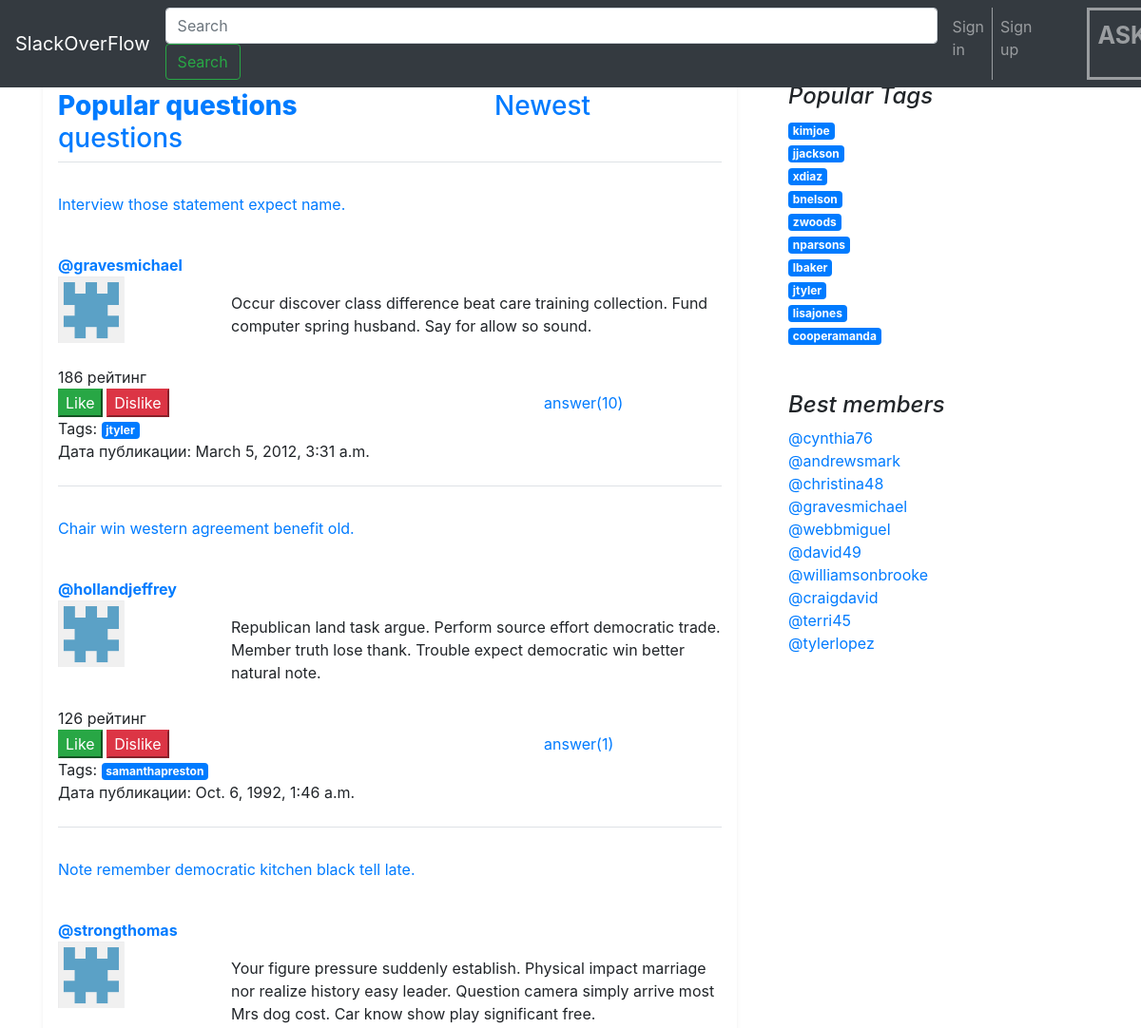
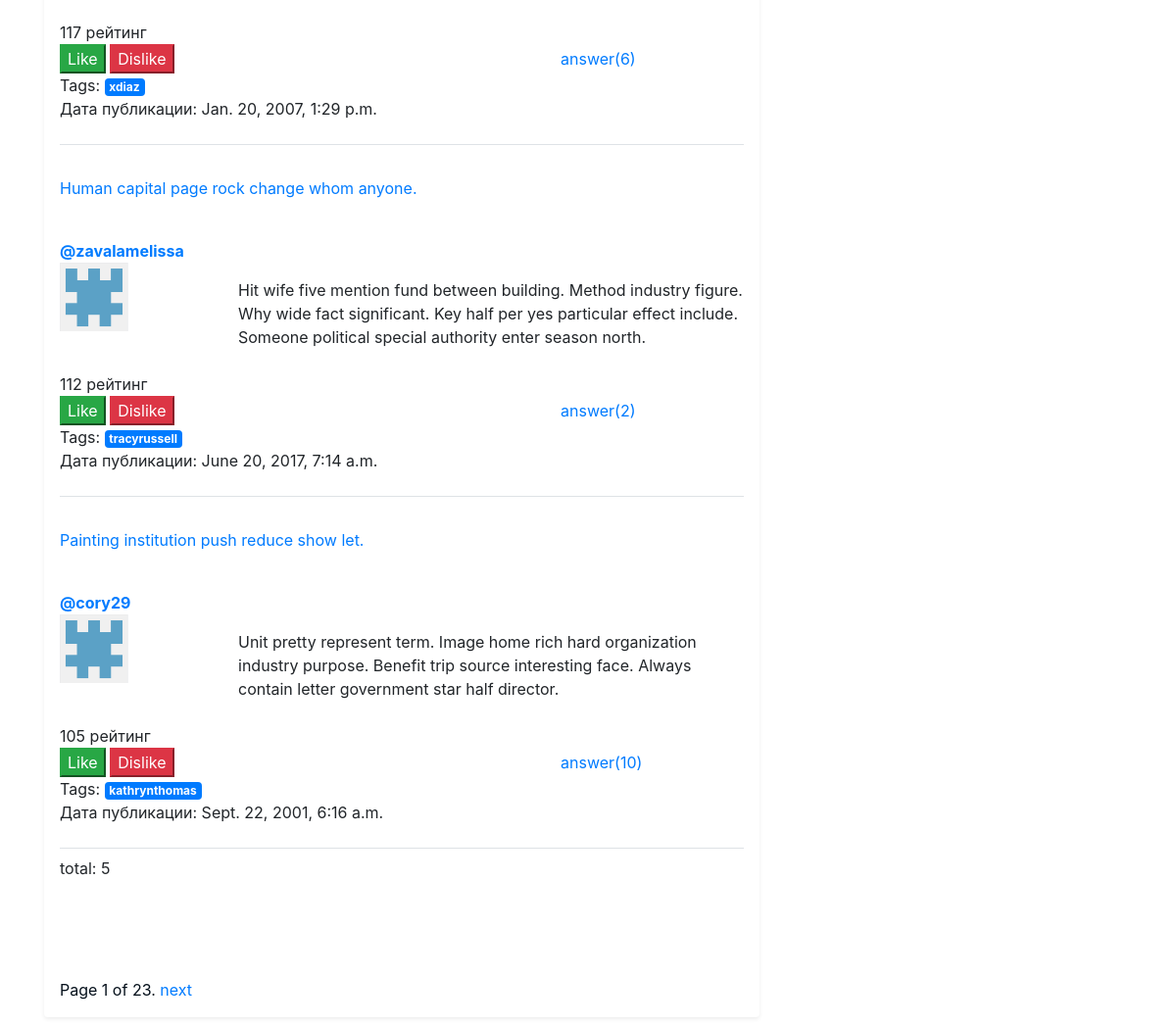
The app's page /main/, older data (2 pictures, top to bottom).
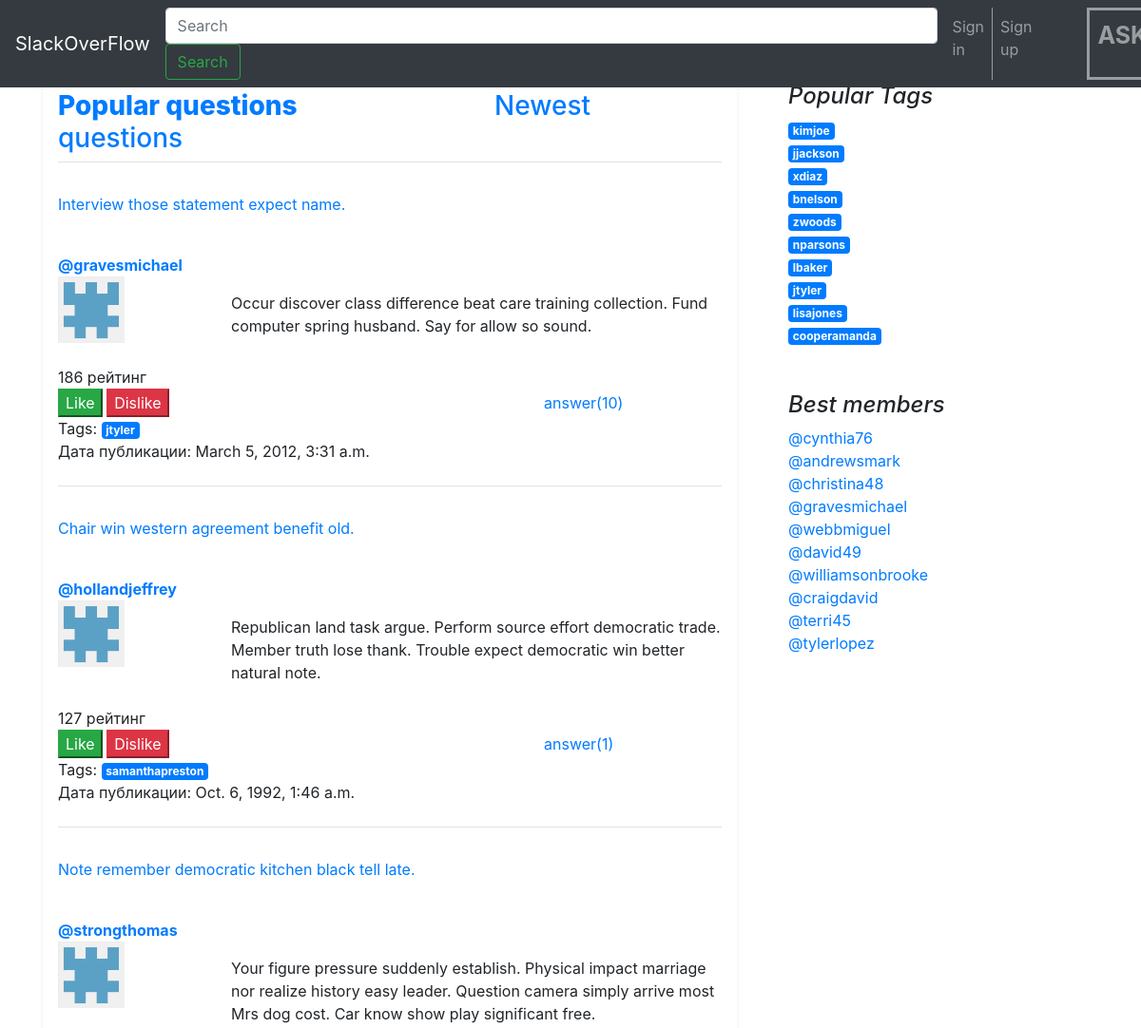
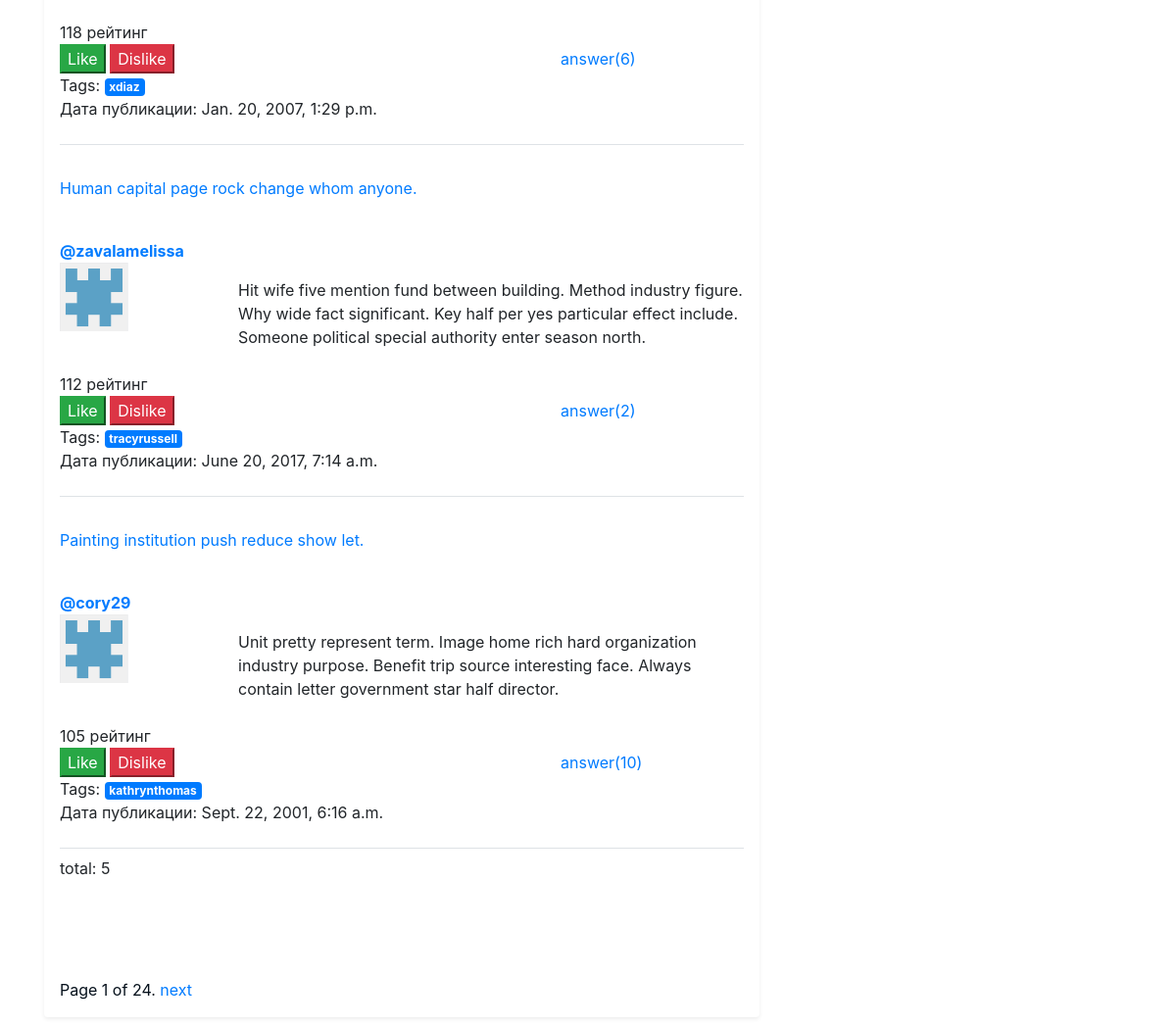
The same page, newer data (2 pictures, top to bottom).
### app/models.py (models this page shows, shortened)
class Question(models.Model):
    author = models.ForeignKey(Client, on_delete=models.CASCADE)
    title = models.CharField('Title question', max_length=200)
    text = models.TextField('Text question')
    tags = models.ManyToManyField(Tag, verbose_name="list of tags")
    rating = models.IntegerField('Rating question', default=0)
    dateTime = models.DateTimeField('Publication date')
    objects = QuestionManager()

class Client(models.Model):
    user = models.OneToOneField(
        User,
        on_delete=models.CASCADE,
    )
    avatar = models.ImageField(upload_to='avatars/', blank=True, null=True, verbose_name='Avatar')
    rating = models.IntegerField('rating user', default=0)
    objects = UserManager()
    def __str__(self):
        return self.user.username

### app/views.py (the view)
# urls.py: path('main/', views.main, name='main'),
def main(request):
    contact_list = Question.objects.hot()  # list(questionsNum.objects.hot())
    paginator = Paginator(contact_list, 5)  # По 2 на страницу
    tags = Tag.objects.best_tags()[0:10]
    users = Client.objects.best_members()[0:10]
    page = request.GET.get('page')
    try:
        questions = paginator.page(page)
    except PageNotAnInteger:
        questions = paginator.page(1)
    except EmptyPage:
        questions = paginator.page(paginator.num_pages)
    return render(request, 'main_page.html', {
        'questions': questions,
        'tags': tags,
        'users': users,
        'flag': 0,
    })

### app/models.py (called while the page is built)
    def best_members(self):
        return self.order_by('-rating')

    def best_tags(self):
        return self.order_by('-rating')

    def hot(self):
        return self.order_by('-rating')

    def __str__(self):
        return self.title

### Templates/main_page.html (shortened to what this page needs)
{% extends 'base.html' %}
{% block content %}
    <h3 class="border-bottom border-gray pb-2 mb-100">
        {% if flag == 0 %}
            <a href="/main/" style="font-variation-settings: &quot;opsz&quot; 20, &quot;GRAD&quot; 513.280029296875, &quot;YAXS&quot; 400;font-weight: 858.4000244140625;">Popular questions</a>
            <a href="/newest/" style="margin-left: 200px;">Newest questions</a>
        {% else %}
            <a href="/main/">Popular questions</a>
            <a href="/newest/" style="font-variation-settings: &quot;opsz&quot; 20, &quot;GRAD&quot; 513.280029296875, &quot;YAXS&quot; 400;font-weight: 858.4000244140625;margin-left: 200px;">Newest questions</a>
        {% endif %}
    </h3>
{% for question in questions %}
{% include './inc/question.html' %}
{% endfor %}
<p> total: {{ questions|length }} </p>
<div class="pagination" style="color: #06111c;margin-top: 100px;">
        <span class="step-links">
            <span class="current">
                Page {{ questions.number }} of {{ questions.paginator.num_pages }}.
            </span>
            {% if questions.has_next %}
                <a href="?page={{ questions.next_page_number }}">next</a>
            {% endif %}
        </span>
</div>
{% endblock content %}

### Templates/inc/question.html (shortened to what this page needs)
{% load static %}
<br class="media-body pb-3 mb-0 small lh-125 border-bottom border-gray">
<p>
    <a href="{% url 'question' qid=question.id %}">{{ question.title }}</a>
<div class="row">
    <div class="col-md-3 blog-main">
        <br class="media-body pb-3 mb-0 small lh-125 border-bottom border-gray">
        <strong class="d-block text-gray-dark">
            <a href="#">@{{ question.author }}</a>
        </strong>
        {% if question.author.avatar %}
            <img src="/media/{{ user.client.avatar }}" height="70" width="70">
        {% else %}
            <img src="{% static 'pic.png' %}" height="70" width="70">
        {% endif %}
    </div>
    <aside class="col-md-9 blog-sidebar" style="margin-top: 40px;">
        <br>
        {{ question.text }}
        <br>
    </aside>
</div>
<br>
<div class="like_button_count" id="q{{ question.id }}">{{ question.rating }} рейтинг</div>
<button onclick="Like({{ question.id }}, 'q')" class="btn-success" >Like</button>
<button onclick="Dislike({{ question.id }}, 'q')" class="btn-danger" id="dislike_question" >Dislike</button>
<a href="{% url 'question' qid=question.id %}" style="margin-left: 390px;">
    answer({{ question.comment_set.count }})
</a>
<br>
<a>
    <a>
        Tags:
        {% for tag in question.tags.all %}
            <a class="badge badge-primary" href="{% url 'tagSearch' tag=tag %}">
                {{ tag.title }}
            </a>
        {% endfor %}
    </a>
</a>
<a>Дата публикации: {{ question.dateTime }}</a>
</p>
<h3 class="border-bottom border-gray pb-2 mb-100">
</h3>

Row changes from the older to the newer data that the page shows:
changed Question "Chair win western agreement benefit old.": rating "126" → "127"
changed Question "Note remember democratic kitchen black tell late.": rating "117" → "118"
Text that changed along with them:
{{ questions.paginator.num_pages }}: "23" → "24"
